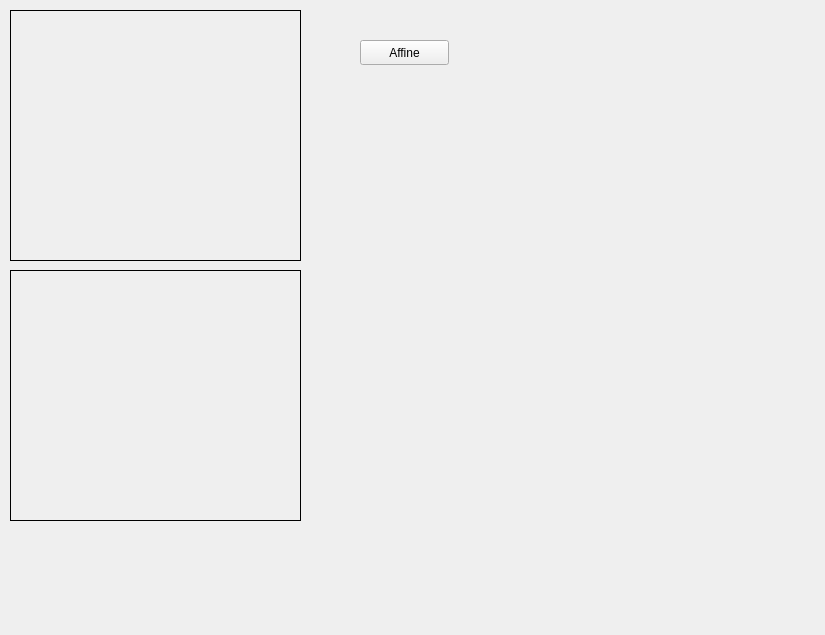
<?xml version="1.0" encoding="UTF-8"?>
<ui version="4.0">
 <class>Form</class>
 <widget class="QWidget" name="Form">
  <property name="geometry">
   <rect>
    <x>0</x>
    <y>0</y>
    <width>825</width>
    <height>635</height>
   </rect>
  </property>
  <property name="windowTitle">
   <string>Form</string>
  </property>
  <widget class="QLabel" name="originCam">
   <property name="geometry">
    <rect>
     <x>10</x>
     <y>10</y>
     <width>291</width>
     <height>251</height>
    </rect>
   </property>
   <property name="styleSheet">
    <string notr="true">border: 1px solid black</string>
   </property>
   <property name="text">
    <string/>
   </property>
  </widget>
  <widget class="QLabel" name="affineCam">
   <property name="geometry">
    <rect>
     <x>10</x>
     <y>270</y>
     <width>291</width>
     <height>251</height>
    </rect>
   </property>
   <property name="styleSheet">
    <string notr="true">border: 1px solid black</string>
   </property>
   <property name="text">
    <string/>
   </property>
  </widget>
  <widget class="QPushButton" name="robertsBtn">
   <property name="geometry">
    <rect>
     <x>360</x>
     <y>40</y>
     <width>89</width>
     <height>25</height>
    </rect>
   </property>
   <property name="text">
    <string>Affine</string>
   </property>
  </widget>
 </widget>
 <resources/>
 <connections>
  <connection>
   <sender>robertsBtn</sender>
   <signal>clicked()</signal>
   <receiver>Form</receiver>
   <slot>affineSlot()</slot>
   <hints>
    <hint type="sourcelabel">
     <x>412</x>
     <y>62</y>
    </hint>
    <hint type="destinationlabel">
     <x>413</x>
     <y>99</y>
    </hint>
   </hints>
  </connection>
 </connections>
 <slots>
  <slot>affineSlot()</slot>
 </slots>
</ui>
